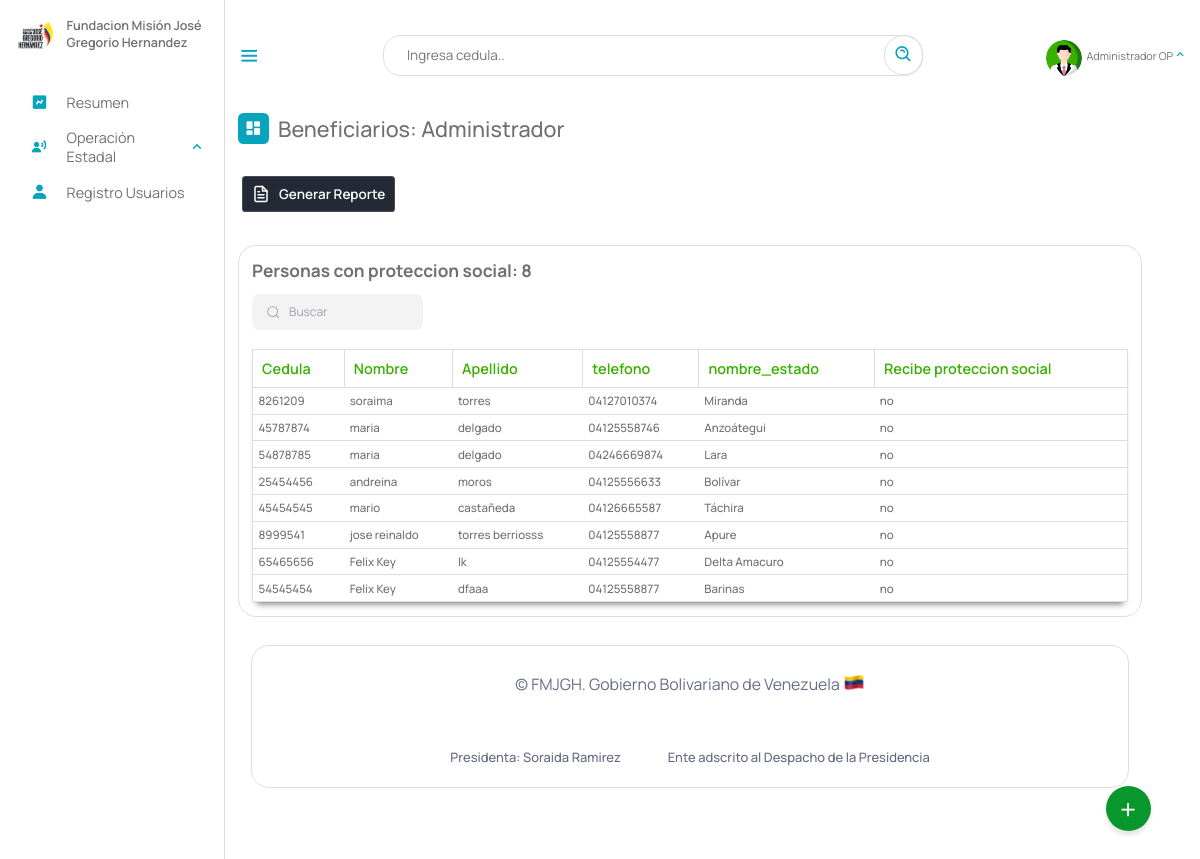
Page /Escritorio/13-proteccionSocial.php (signed in) on the earlier database version.
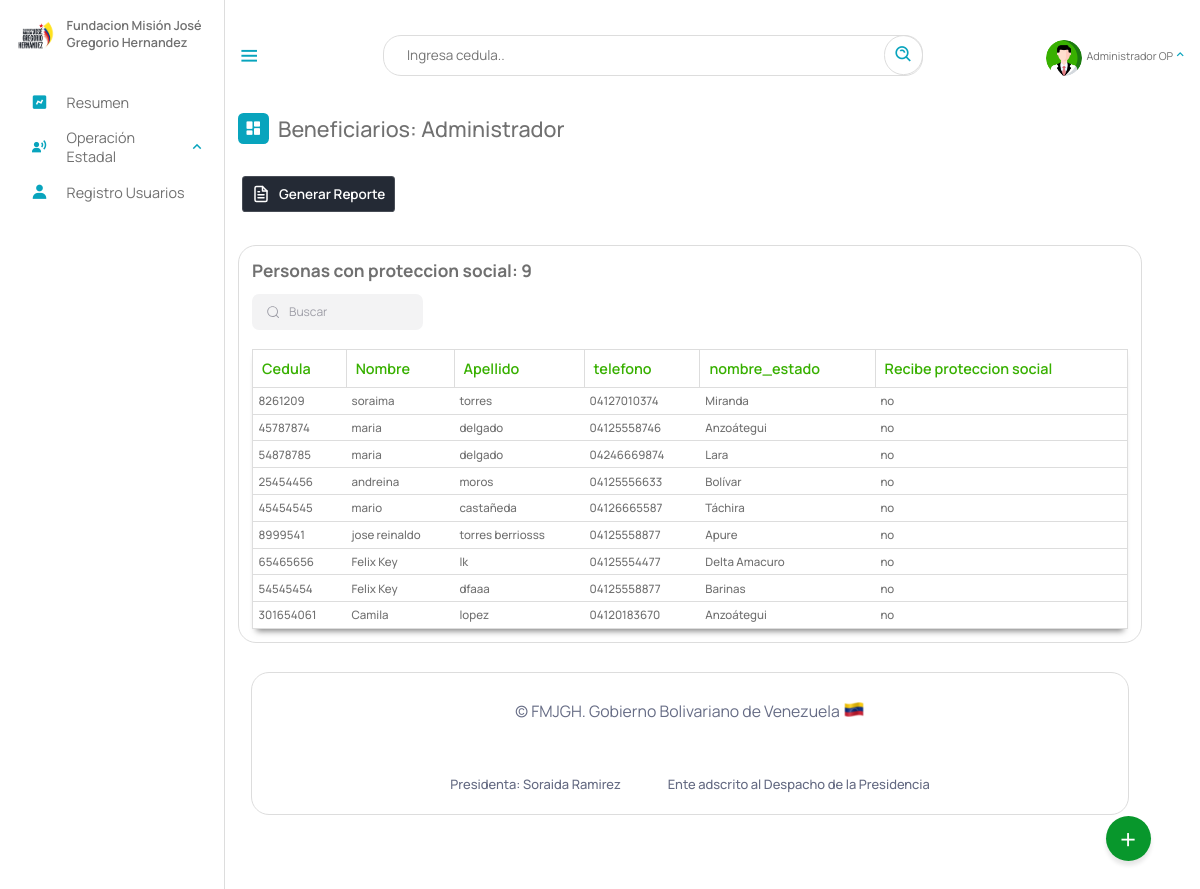
Same page on the later database version.
### tables this page shows
CREATE TABLE `beneficiario` (
  `cedula` int(12) NOT NULL,
  `nombre` text NOT NULL,
  `apellido` text NOT NULL,
  `fecha_naci` date NOT NULL,
  `email` varchar(50) NOT NULL,
  `telefono` varchar(12) NOT NULL,
  `nacionalidad` char(2) NOT NULL,
  `edad` int(2) NOT NULL,
  `sexo` char(1) NOT NULL,
  `edo_civil` text NOT NULL,
  `nro_hijo` int(2) DEFAULT NULL,
  `estado` varchar(10) NOT NULL,
  `municipio` varchar(20) NOT NULL,
  `parroquia` varchar(10) NOT NULL,
  `discapacidad` varchar(10) NOT NULL,
  `atencion_solicitada` varchar(10) NOT NULL,
  `certificado` varchar(50) DEFAULT NULL,
  `registrado_por` text DEFAULT NULL,
  `fecha_registro` date NOT NULL,
  PRIMARY KEY (`cedula`),
  KEY `estado` (`estado`),
  KEY `discapacidad` (`discapacidad`),
  KEY `atencion_solicitada` (`atencion_solicitada`),
  KEY `municipio` (`municipio`),
  KEY `parroquia` (`parroquia`),
  CONSTRAINT `beneficiario_ibfk_1` FOREIGN KEY (`estado`) REFERENCES `estados` (`id_estados`) ON DELETE CASCADE,
  CONSTRAINT `beneficiario_ibfk_2` FOREIGN KEY (`municipio`) REFERENCES `municipios` (`id_municipios`) ON DELETE CASCADE,
  CONSTRAINT `beneficiario_ibfk_3` FOREIGN KEY (`parroquia`) REFERENCES `parroquia` (`id`) ON DELETE CASCADE ON UPDATE CASCADE,
  CONSTRAINT `beneficiario_ibfk_4` FOREIGN KEY (`discapacidad`) REFERENCES `discapacid_e` (`id_e`) ON DELETE CASCADE,
  CONSTRAINT `beneficiario_ibfk_5` FOREIGN KEY (`atencion_solicitada`) REFERENCES `tipoatencion` (`id`) ON DELETE CASCADE
);

CREATE TABLE `estados` (
  `id_estados` varchar(10) NOT NULL,
  `nombre_estado` text NOT NULL,
  `codigo` varchar(255) NOT NULL,
  PRIMARY KEY (`id_estados`)
);

CREATE TABLE `detalles_institucionales` (
  `id` int(11) NOT NULL AUTO_INCREMENT,
  `cedula` int(11) DEFAULT NULL,
  `proteccion_social` char(3) DEFAULT NULL,
  `institucion_registrado` text DEFAULT NULL,
  PRIMARY KEY (`id`),
  KEY `cedula` (`cedula`),
  CONSTRAINT `detalles_institucionales_ibfk_1` FOREIGN KEY (`cedula`) REFERENCES `beneficiario` (`cedula`) ON DELETE CASCADE ON UPDATE CASCADE
);

### php/01-discapacitados.php (called while the page is built, shortened)
<?php
include_once("ManejadorBD.php");
class Discapacitados extends ManejadorBD
{
	private $cnn;
	public function __construct($tipoConexion)
	{
		$this->cnn = parent::conectar($tipoConexion);
	}
	public function PersonasProteccionSocial()
	{
		try {
			$stmt = $this->cnn->prepare("SELECT beneficiario.cedula, beneficiario.nombre, beneficiario.apellido, beneficiario.telefono, estados.nombre_estado, detalles_institucionales.proteccion_social FROM
				beneficiario, estados, detalles_institucionales WHERE
				beneficiario.estado = estados.id_estados and
				beneficiario.cedula = detalles_institucionales.cedula");
			$stmt->setFetchMode(PDO::FETCH_ASSOC);
			$stmt->execute();
			return $stmt->fetchAll();
		} catch (PDOException $error) {
			echo "Error: ejecutando consulta SQL." . $error->getMessage();
			exit();
		}
	}
}

### php/ManejadorBD.php (called while the page is built, shortened)
<?php
	class ManejadorBD extends PDO {
		public $srv	= SRV;
		public $usr	= USR;
		public $pas	= PAS;
		public $dbn	= BDN;
		public function conectar($tipoConexion){
			try{
				switch ($tipoConexion) {
				    case 1:
				        $dsn = "mysql:host=$this->srv;dbname=$this->dbn";
				        break;
				}
				$dbh = new PDO($dsn, $this->usr, $this->pas);
    			$dbh->setAttribute(PDO::ATTR_ERRMODE, PDO::ERRMODE_EXCEPTION);
			}catch(PDOException $error){
                echo "Error al Conectar con la Base de Datos: ".$error->getMessage();
                exit();
			}
            $this->conexionBD = $dbh;
			return $this->conexionBD;
		}
	}
?>

### Escritorio/13-proteccionSocial.php (the view, shortened to what this page needs)
<?php
include_once("partearriba.php");
?>
<div class="dash-contenido">
    <div class="overview">
        <div class="titulo">
            <i class='bx bxs-dashboard'> </i>
            <span class="link-name">Beneficiarios: <?php echo $rol ?></span>
        </div>
    </div>
 <a href=""> <button class="download-button">
        <div class="docs"> Generar Reporte</div>
        <div class="download">
        </div>
    </button></a>
    <div class="tabla-atencion">
        <h2>Personas con proteccion social:
            <?php
            include_once("../php/01-discapacitados.php");
            $aten = new Discapacitados(1);
            $contar = $aten->PersonasProteccionSocial();
            echo count($contar);
            ?>
        </h2>
        <div class="group">
  <input placeholder="Buscar" id= "buscador" type="search" class="inputt">
</div>
<br>
        <table>
            <thead>
                <tr>
                    <th>Cedula</th>
                    <th>Nombre</th>
                    <th>Apellido</th>
                    <th>telefono</th>
                    <th>nombre_estado</th>
                    <th>Recibe proteccion social</th>
                </tr>
            </thead>
            <tbody id="spr">
                <?php
                include_once("../php/01-discapacitados.php");
                $aten = new Discapacitados(1);
                $consulta = $aten->PersonasProteccionSocial();
                if ($consulta) {
                    foreach ($consulta as $registros) {
                ?>
                        <tr>
                            <td><?php echo $registros["cedula"] ?></td>
                            <td><?php echo $registros["nombre"] ?></td>
                            <td><?php echo $registros["apellido"] ?></td>
                            <td><?php echo $registros["telefono"] ?></td>
                            <td><?php echo $registros["nombre_estado"] ?></td>
                            <td><?php echo $registros["proteccion_social"] ?></td>
                        </tr>
                <?php
                    }
                }
                ?>
            </tbody >
        </table>
    </div>
    <?php
    include_once("parteabajo.php");
    ?>

Differences in the rows shown:
added beneficiario: cedula "301654061", nombre "Camila", apellido "lopez", telefono "04120183670", estado.nombre_estado "Anzoátegui", detalles_institucionales.proteccion_social "no"
Other differences:
count($contar): "8" → "9"
